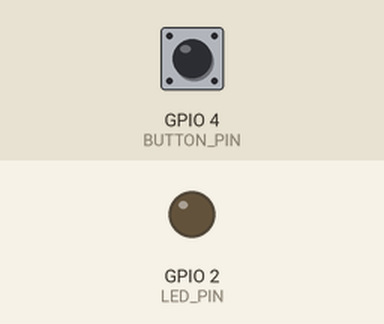
Bench run of a sketch on a simulated ESP32. Parts: output pins drawn as LEDs (lit = HIGH). Inputs (shaded band) come from the test bench; at power-on: GPIO 4 (BUTTON_PIN) HIGH.

Above: at 1.2 s.
1.3 s: GPIO 4 (BUTTON_PIN) pulled LOW for 0.15 s
At 1.7 s:
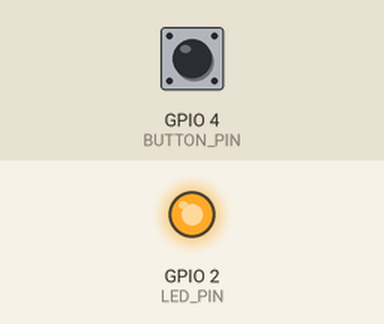
2.9 s: GPIO 4 (BUTTON_PIN) pulled LOW for 1 s
At 4.1 s:
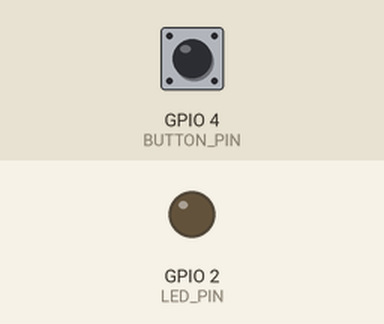
5.4 s: GPIO 4 (BUTTON_PIN) pulled LOW for 3.2 s
At 6.0 s:
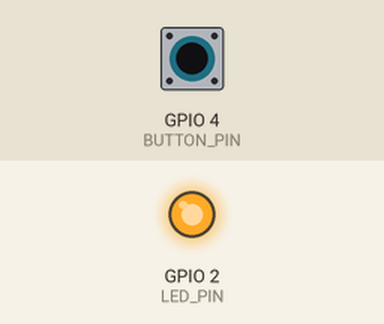
Timing chart, 0 to 8.4 s (numbered marks = the images above; inputs shaded):
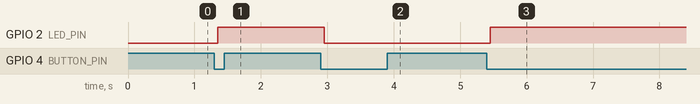

Measured:
- after the input at 1.3 s, GPIO 2 (LED_PIN): LOW → HIGH after 0.05 s
- after the input at 2.9 s, GPIO 2 (LED_PIN): HIGH → LOW after 0.05 s
- after the input at 5.4 s, GPIO 2 (LED_PIN): LOW → HIGH after 0.05 s

The sketch:

switch_blink.ino
```cpp
#define LED_PIN 2         // Built-in LED or external LED connected to GPIO 2
#define BUTTON_PIN 4      // Push button connected to GPIO 4

bool ledState = false;
unsigned long lastDebounceTime = 0;
unsigned long debounceDelay = 50;
bool lastButtonState = HIGH;
bool buttonState;

void setup() {
  pinMode(LED_PIN, OUTPUT);
  pinMode(BUTTON_PIN, INPUT_PULLUP);  // Use internal pull-up resistor
  digitalWrite(LED_PIN, ledState);
  Serial.begin(115200);
}

void loop() {
  int reading = digitalRead(BUTTON_PIN);

  if (reading != lastButtonState) {
    lastDebounceTime = millis();  // Reset debounce timer
  }

  if ((millis() - lastDebounceTime) > debounceDelay) {
    if (reading == LOW && buttonState == HIGH) {
      ledState = !ledState;  // Toggle LED
      digitalWrite(LED_PIN, ledState);
    }
    buttonState = reading;
  }

  lastButtonState = reading;
}


// ✅ 1. Connect ESP32 to Breadboard
// Place the ESP32 on the left side of the breadboard, straddling the central groove so each row is accessible.

// ✅ 2. Connect Ground (GND)
// Use a red jumper wire from ESP32 GND pin to the blue rail of the breadboard (this will be your GND bus).

// Use black wires from the GND rail to:

// One leg of the push button

// The short leg (cathode) of the LED

// ✅ 3. Connect the Push Button
// Place the push button across the groove so each leg is on a different side of the breadboard.

// Connect:

// One leg of the button → GND rail

// Opposite leg of the button → GPIO 4 (D4) on ESP32 (use green jumper wire)

// ✅ 4. Connect the LED with Resistor
// Place the LED on the breadboard:

// Long leg (anode) → free row (not connected to GND rail)

// Short leg (cathode) → GND rail

// Connect:

// A 220Ω resistor from the anode row of the LED to another row

// A jumper wire from that resistor-connected row → GPIO 2 on ESP32 (use orange jumper wire)

// ✅ 5. Power the ESP32
// Use a USB cable to power your ESP32 from your PC or power source.
```
